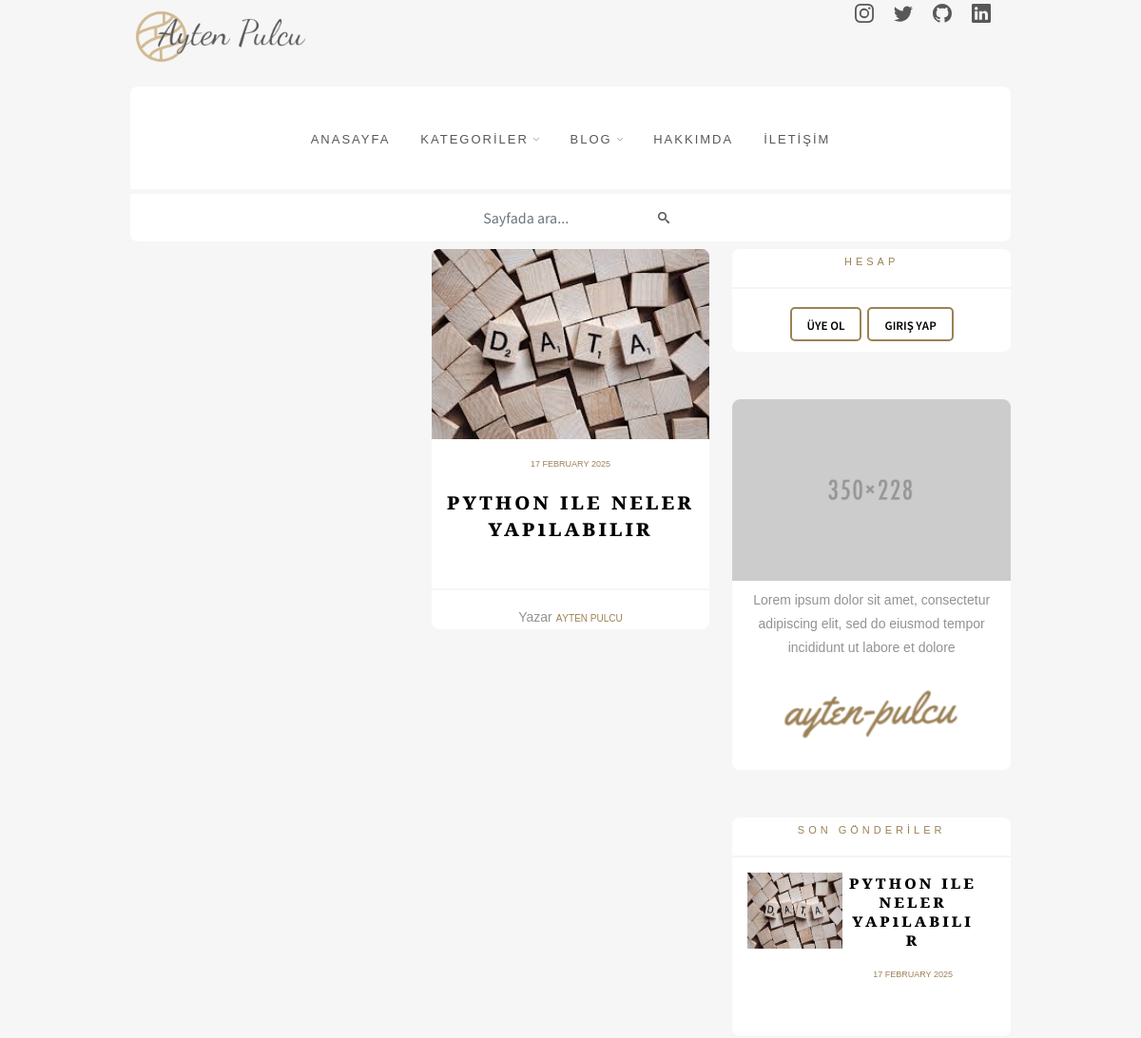
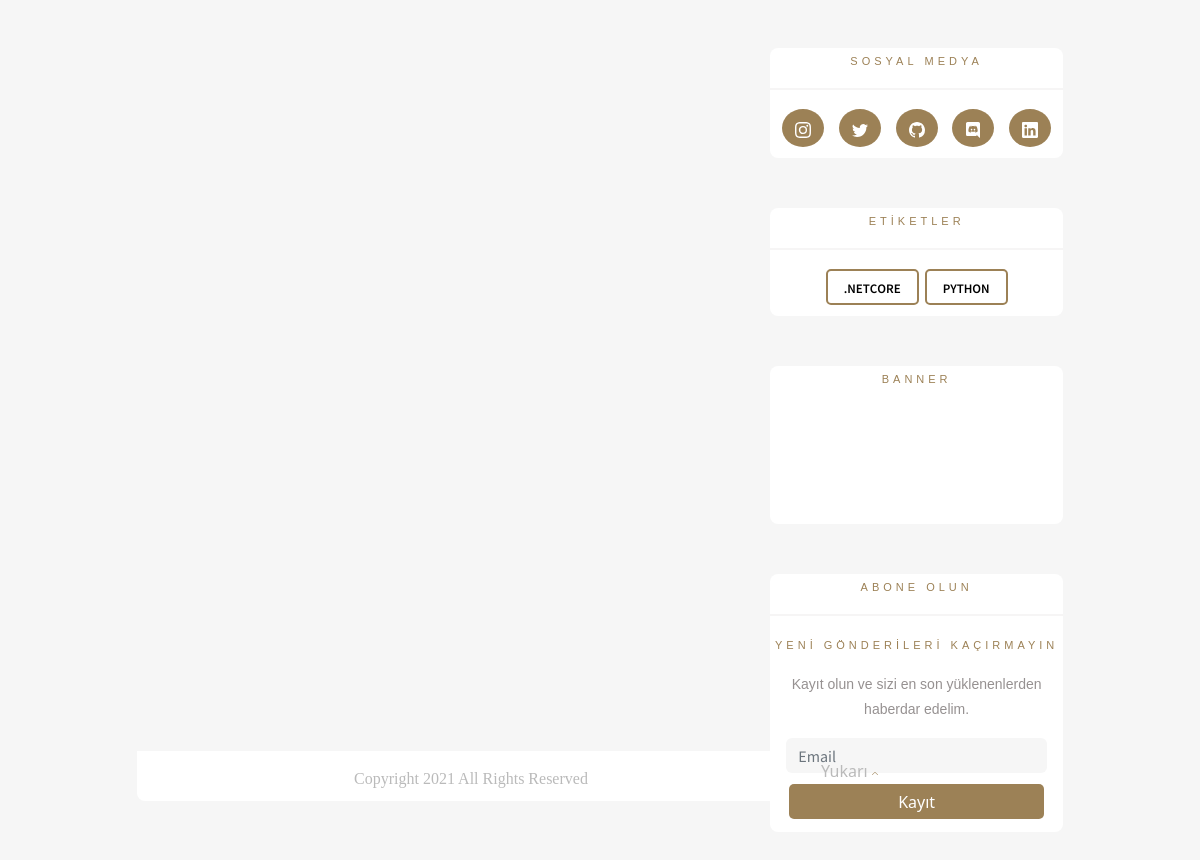
/gonderiler/, run on the app's committed database (2 pictures, top to bottom).
### post/models.py (models this page shows, shortened)
class Blog_post(models.Model):
    category = models.ForeignKey(
        Category,
        on_delete=models.CASCADE
    )
    title = models.CharField(max_length=40)
    slug = models.SlugField(
        max_length=200,
        default="",
    )
    content = models.TextField()
    image = models.ImageField(upload_to="img")
    next_img = models.ImageField(upload_to="next")
    status = models.CharField(
        default="draft",
        choices=STATUS,
        max_length=10,
    )
    author=models.CharField(max_length=100)
    createt_at = models.DateTimeField(auto_now_add=True)
    updated_at = models.DateTimeField(auto_now_add=True)

class Category(models.Model):
    title = models.CharField(max_length=200)
    slug = models.SlugField(
        max_length=200,
        default="",
    )
    status = models.CharField(
        default=DEFAULT_STATUS,
        choices=STATUS,
        max_length=10,
    )
    createt_at = models.DateTimeField(auto_now_add=True)
    updated_at = models.DateTimeField(auto_now=True)

### page/views.py (the view)
# urls.py: path('gonderiler/', see_all, name='see_all'),
def see_all(request):
    context=dict()
    items = Blog_post.objects.filter(
        status='published',
    )
    num = (items.all().count())/2
    round(num)
    context['left'] = items[:num]
    context['right'] = items[num:]
    return render(request,"all_posts.html",context)

### myblog/data.py (called while the page is built)
def need_data(request):
    context = dict()
    context['categories'] = Category.objects.filter(
        status="published"
    ).order_by('title')
    context['pages'] = Page.objects.filter(
        status="published"
    ).order_by('title')
    context['latest']  = Blog_post.objects.filter(
        status="published"
    )[:4]
    context['posts'] = Blog_post.objects.filter(
        status='published',
    )[:5]
    return context

### templates/all_posts.html (shortened to what this page needs)
{% extends 'components/base.html' %}
{% block content %}
<div class="content">
    <div class="row">
        <div class="col-md-4">
        </div>
        <div class="col-md-4">
            {% for item in right%}
            <div class="cart">
                <div class="timg" >
                    <a href="">
                        <img src="{{item.image.url}}" class="rnd img-fluid" style="height: 200px;">
                    </a>
                </div>
                <p class="data" style="margin-top: 5%;">{{item.updated_at|date:'d F Y'}}</p>
                <p class="post-title" style="height: 90px;font-size: 18pt;">
                    {{item.title}}
                </p>
                <hr>
                <p class="text" style="text-align: center;">Yazar
                    <span style="color:#9c8156;font-variant-caps: all-petite-caps;">{{item.author}}</span></p>
            </div>
            {% endfor %}
        </div>
        {% include 'components/sidebar.html' %}
    </div>
</div>
{% endblock %}

### templates/components/sidebar.html (shortened to what this page needs)
{% block content%}
{% load static %}
<div class="col-md-4" id="sidebar">
    <div class="cart">
        <p class="tag">Hesap</p>
        <hr>
        {% if user.is_authenticated %}
            <p class="text px-3">Kullanıcı: {{ user.username }}</p>
            <span class="d-flex flex-wrap pb-2 justify-content-center" >
                <a href="{% url 'see_cmnt' %}">
                    <p class="category px-3">
                        Yorumlarım
                    </p>
                </a>
                <a href="{% url 'log_out' %}">
                    <p class="category px-3">Oturumu Kapat</p>
                </a>
            </span>
        {% else %}
        <span class="d-flex flex-wrap pb-2 justify-content-center" >
            <a href="{% url 'sign_in' %}" >
                <p class="category px-3">Üye Ol</p>
            </a>
            <a href="{% url 'log_in' %}" >
                <p class="category px-3">Giriş Yap</p>
            </a>
        </span>
        {% endif %}
    </div>
    <div class="cart" style="height: 390px;">
        <div class="timg">
            <img src="/media/img_about.png" class="img-fluid"  alt="Responsive image">
        </div>
        <span class="d-flex flex-column mt-2 mx-3">
        <p class="text" style="text-align: center;">
            Lorem ipsum dolor sit amet, consectetur adipiscing elit, sed do eiusmod tempor incididunt ut labore et dolore
        </p>
            <img src="/media/signing.png" class="img-fluid align-self-center w-75"  alt="Responsive image">
        </span>
    </div>
    <div class="cart">
        <p class="tag">Son Gönderİler</p>
        <hr>
        {% for item in latest%}
        <span class="d-flex flex-nowrap mt-2 mx-3 mb-3">
            <div class="col-sm-4">
                <a href="{% url 'post_show' post_slug=item.slug %}" target="_self">
                    <img src="{{item.image.url}}" style="height: 80px;width: 100px;" >
                </a>
            </div>
            <div class="col-sm-8">
                <span class="d-flex flex-column mx-3">
                    <p class="last-title"> {{item.title}} </p>
                    <p class="data">{{item.updated_at|date:'d F Y'}}</p>
                </span>
            </div>
        </span>
        {% endfor %}
        <br>
    </div>
    <div class="cart">
        <p class="tag">sosyal medya</p>
        <hr>
        <span class="d-flex flex-row flex-wrap pb-2 justify-content-evenly" >
            <button type="button" class="btn btn-social ">
            </button>
            <button type="button" class="btn btn-social">
            </button>
            <button type="button" class="btn btn-social">
            </button>
            <button type="button" class="btn btn-social">
            </button>
            <button type="button" class="btn btn-social">
            </button>
        </span>
    </div>
    <div class="cart">
        <p class="tag">etİketler</p>
        <hr>
        <span class="d-flex flex-wrap pb-2 justify-content-center" >
            {% for item in categories %}
            <a href="{% url 'category_show' category_slug=item.slug %}" style="text-decoration: none;">
                <p class="category px-3">{{item.title}}</p>
            </a>
            {% endfor %}
        </span>
    </div>
    <div class="cart" style="height: 10%;">
        <p class="tag">Banner</p>
    </div>
    <div class="cart" >
        <p class="tag">abone olun</p>
        <hr>
        <p class="tag">yenİ gönderİlerİ kaçırmayın </p>
        <p class="text align-items-center" style="text-align: center;">Kayıt olun ve sizi en son yüklenenlerden haberdar edelim.</p>
        <span class="d-flex flex-column mx-3">
            <input type="text" class="form-control mb-2 border-0" style="background-color: #f6f6f6; border-radius: 6px; height: 35px;" placeholder="Email">
            <button class="btn-submit" type="submit" >Kayıt</button>
        </span>
    </div>
</div>
{% endblock%}

### static/css/main.css (style rules this page uses)
body { margin:0; padding: 0; background-color: #f6f6f6; }
hr { border: 1px solid #dddbdb; }
a { text-decoration: none; }
p.text { font-family: 'Source Sans Pro Light', sans-serif; color: #969191; font-size: 14px; font-weight: 200; text-align: left; line-height: 25px; text-overflow: clip; }
p.data { font-family: 'Source Sans Pro Light', sans-serif; font-size: 10pt; font-weight: 200; color: #9c8156; font-variant-caps: all-petite-caps; font-variant-numeric: oldstyle-nums; }
p.post-title { font-family: 'Playfair Display', sans-serif; font-size: 21pt; letter-spacing: 3px; font-weight: 600; font-variant-caps: all-petite-caps; color: black; line-height: 21pt; }
p.last-title { font-family: 'Playfair Display', sans-serif; font-size: 14pt; letter-spacing: 3px; font-weight: 600; font-variant-caps: all-petite-caps; color: black; line-height: 15pt; }
p.tag { font-family: 'Source Sans Pro regular', sans-serif; color: #9c8156; font-size: 12pt; font-weight: 400; letter-spacing: 4px; text-align: center; font-variant-caps: all-petite-caps; }
p.category { color: black; font-size: 14pt; font-weight: 600; font-family: 'Source Sans Pro', sans-serif; font-variant-caps: all-petite-caps; border: 2pt; border-color: #9c8156; border-style: solid ; border-radius: 5px; padding: 2px; margin: 3px; }
.btn-social { color: white; background-color: #9c8156; border-radius: 50%; margin: 3px; }
input, optgroup, select, textarea { margin-top: 0; font-family: 'Source Sans Pro', sans-serif; font-size: 12pt; text-align: left; }
.form-control { color: #cecece; border: solid 1px; border-radius: 8px; }
.timg { border-top-left-radius: 8px; border-top-right-radius: 8px; max-width: 100%; height: auto; }
img.rnd { border-top-left-radius: 8px; border-top-right-radius: 8px; }
.cart { background-color: white; border-radius: 8px; margin-bottom: 50px; text-align: center; overflow-wrap: break-word; }
.btn-submit { border-radius: 5px; background-color: #9c8156; color: white; border:0px; height: 35px; margin: 3px; margin-bottom: 5%; }

### data on the page
Blog_post: image (picture), updated_at "17 February 2025", title "Python ile neler yapılabilir", author "Ayten Pulcu"
Category: title ".NetCore"
Category: title "Python"
